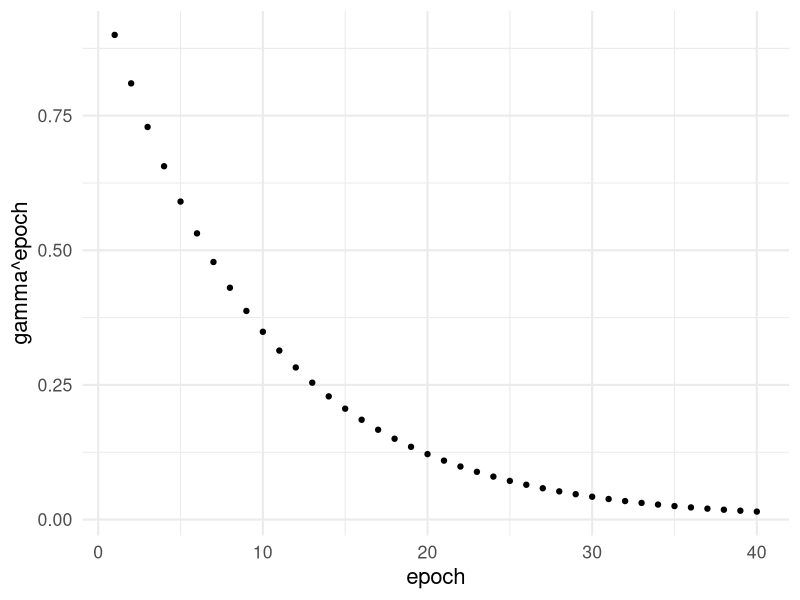
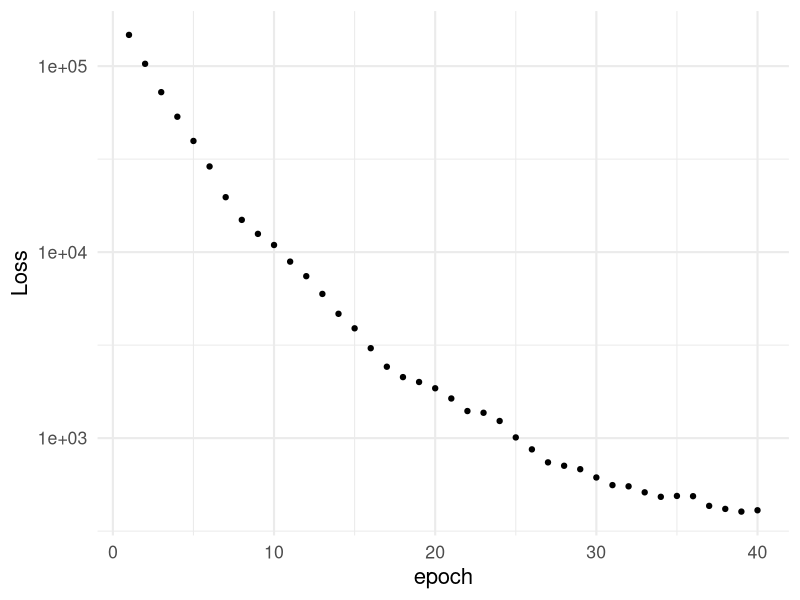
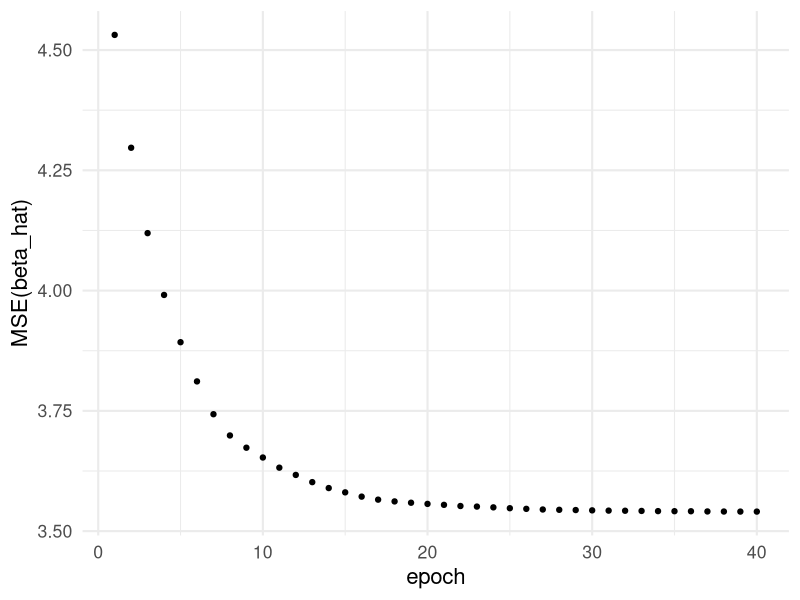
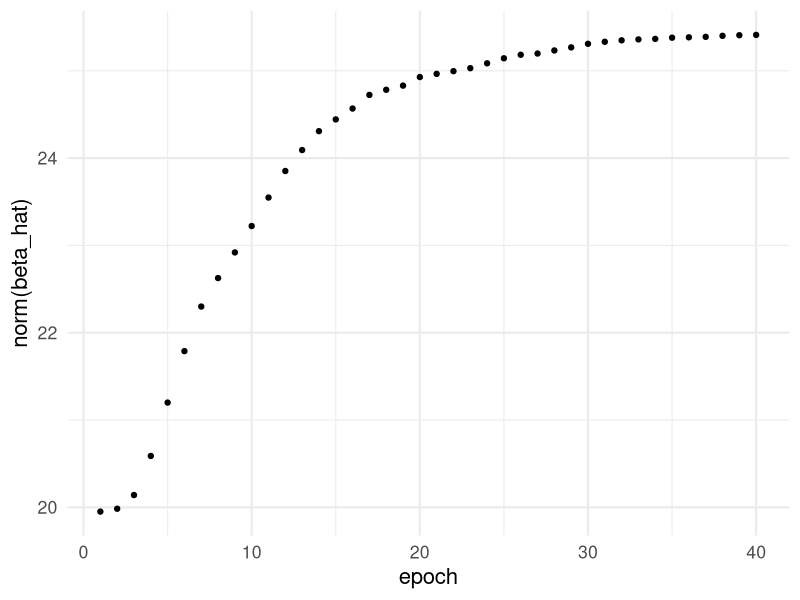
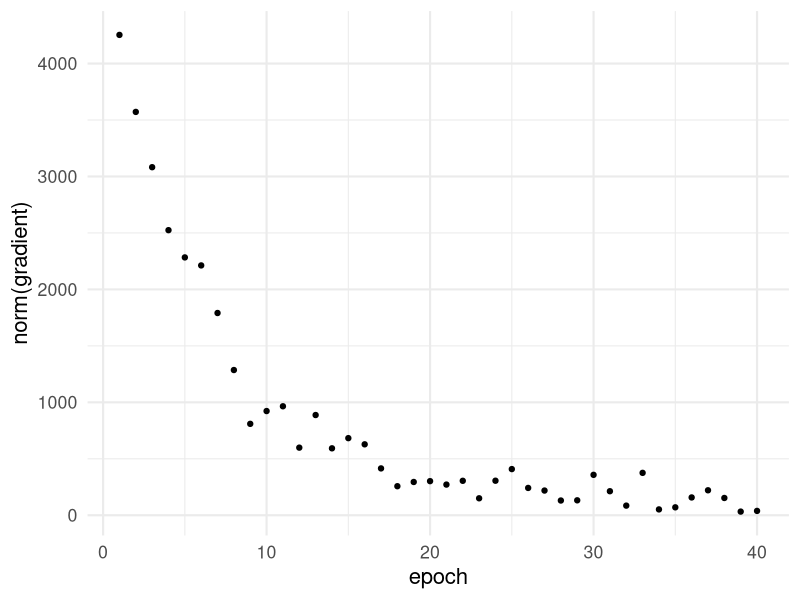
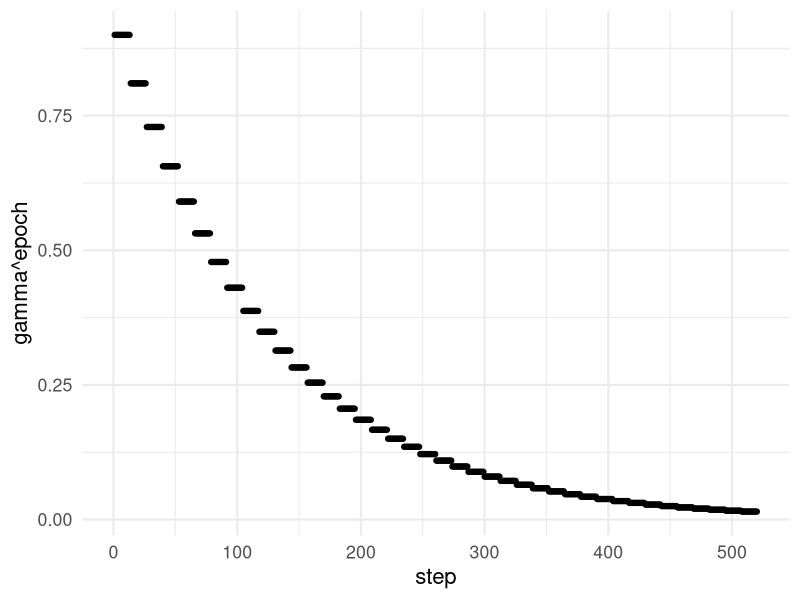
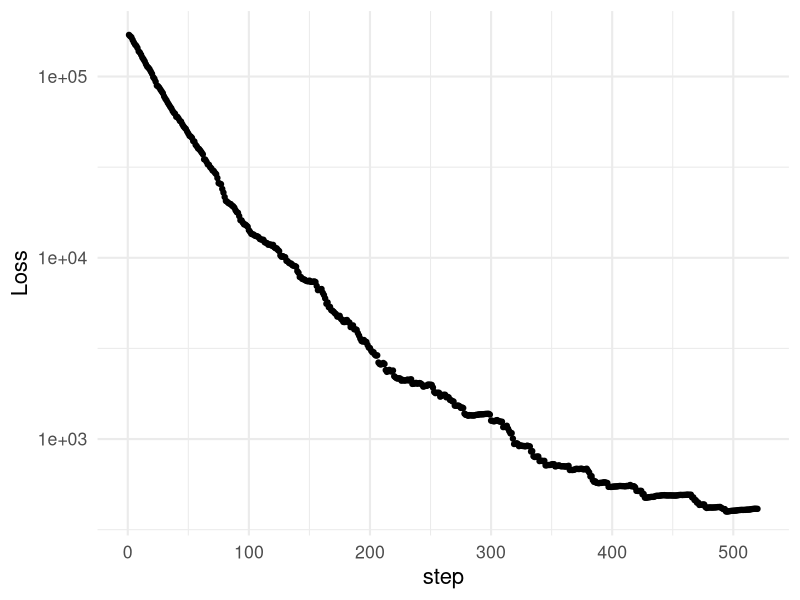
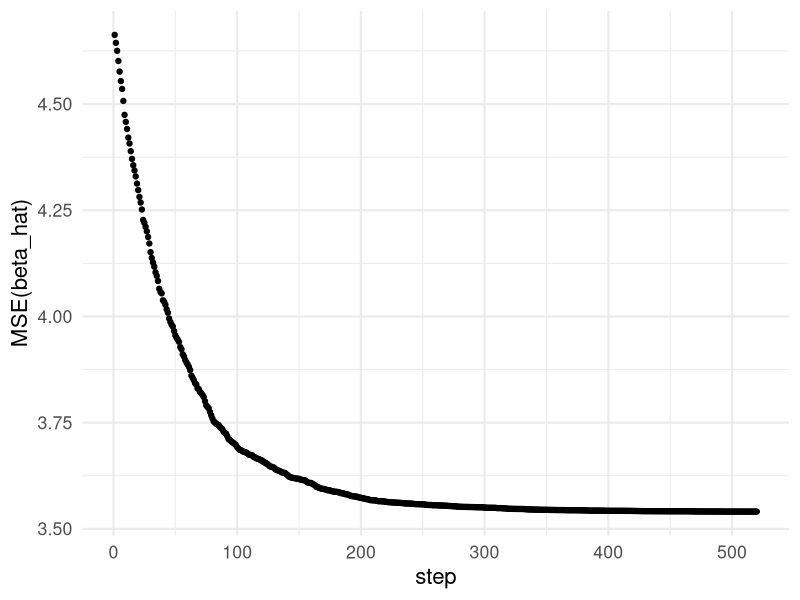

These figures' R source, in order: (Note: this script raises an error after producing the figures.)
## ---- chunk 1
knitr::opts_chunk$set(echo = TRUE)
library(tidyverse)
theme_set(theme_minimal(base_size = 16))
## ---- chunk 2
set.seed(1) # comment/uncomment/change this
n <- 100
p <- 400
X <- matrix(rnorm(n*p), nrow = n)
beta <- rpois(p, lambda = 1.5)
SGD_starting_beta <- rnorm(p) # generate once
#beta <- sample(c(-1, 0, 0, 1), p, replace = TRUE)
sigma <- 2
y <- X %*% beta + rnorm(n, sd = sigma)
# sparsity level
sum(beta != 0)
## ---- chunk 3
# Loss function
least_squares_loss <- function(x, y, beta) {
  residuals <- y - x %*% beta
  sum(residuals^2)
}
## ---- chunk 4
# Gradient of the loss function
least_squares_gradient <- function(x, y, beta) {
  residuals <- y - x %*% beta
  -2 * t(x) %*% residuals
}
## ---- chunk 5
batch_size <- 10
batch_indices <- sample(1:nrow(X), batch_size)
X_batch <- X[batch_indices, , drop = FALSE]
y_batch <- y[batch_indices]
gradient_batch <- least_squares_gradient(X_batch, y_batch, SGD_starting_beta)
dim(X_batch)
length(y_batch)
dim(gradient_batch)
## ---- chunk 6
epochs <- 40 # decrease for early stopping?
batch_size <- 8 # for batch SGD
gamma <- 0.9
beta_hat <- SGD_starting_beta # generated once above
#beta_hat <- rnorm(p) # random start
num_batches <- ceiling(n/batch_size)
steps <- epochs * num_batches
SGD_path <- data.frame(step = 1:steps,
                       epoch = numeric(steps),
                       gamma = numeric(steps),
                       loss = numeric(steps),
                       MSE = numeric(steps),
                       beta_hat_norm = numeric(steps),
                       gradient_norm = numeric(steps))
start_time <- Sys.time()
step <- 1
for (epoch in 1:epochs) {
  # Pass over sample in a random order each time
  shuffled_indices <- sample(1:n, n, replace = TRUE)
  
  for (batch in 1:num_batches) {
    batch_start <- 1 + batch_size * (batch - 1)
    batch_end <- min(batch_size * batch, nrow(X))
    batch_indices <- shuffled_indices[batch_start:batch_end]
   # Mini-batch
    X_batch <- X[batch_indices, , drop = FALSE]
    y_batch <- y[batch_indices]
    # Update beta_hat
   gradient_batch <- least_squares_gradient(X_batch, y_batch, beta_hat)
   gradient_norm <- sqrt(sum(gradient_batch^2))
   beta_hat <- beta_hat - gamma^epoch * gradient_batch / (1e-8 + gradient_norm)
   LS_loss <- least_squares_loss(X, y, beta_hat)

  # Store algorithm path information
  SGD_path[step, ] <- c(step,
                        epoch,
                        gamma^epoch,
                        LS_loss,
                        mean((beta_hat - beta)^2),
                        sqrt(sum(beta_hat^2)),
                        gradient_norm)
  step <- step + 1
  }
}

print(Sys.time() - start_time)
## ---- chunk 7
SGD_epoch <- SGD_path |>
  select(-step) |>
  group_by(epoch) |>
  summarize(across(where(is.numeric), mean))
SGD_epoch |>
  ggplot(aes(epoch, gamma)) + geom_point() +
  ylab("gamma^epoch")
SGD_epoch |>
  ggplot(aes(epoch, loss)) + geom_point() +
  ylab("Loss") + scale_y_log10()
SGD_epoch |>
  ggplot(aes(epoch, MSE)) + geom_point() +
  ylab("MSE(beta_hat)")
SGD_epoch |>
  ggplot(aes(epoch, beta_hat_norm)) + geom_point() +
  ylab("norm(beta_hat)")
SGD_epoch |>
  ggplot(aes(epoch, gradient_norm)) + geom_point() +
  ylab("norm(gradient)")
## ---- chunk 8
SGD_path |>
  ggplot(aes(step, gamma)) + geom_point() +
  ylab("gamma^epoch")
SGD_path |>
  ggplot(aes(step, loss)) + geom_point() +
  ylab("Loss") + scale_y_log10()
SGD_path |>
  ggplot(aes(step, MSE)) + geom_point() +
  ylab("MSE(beta_hat)")
SGD_path |>
  ggplot(aes(step, beta_hat_norm)) + geom_point() +
  ylab("norm(beta_hat)")
SGD_path |>
  ggplot(aes(step, gradient_norm)) + geom_point() +
  ylab("norm(gradient)")
## ---- chunk 9
data.frame(
  coordinate = c(1:p, 1:p),
  estimate = c(rep("initial", p), rep("final", p)),
  error = c(beta - SGD_starting_beta, beta - beta_hat)
) |>
  ggplot(aes(error^2, fill = estimate)) +
  geom_density(alpha = .7) +
  scale_fill_viridis_d()
## ---- chunk 10
# From algorithm starting point to end point
sqrt(sum((beta_hat - SGD_starting_beta)^2))
# From starting point to true beta
sqrt(sum((beta - SGD_starting_beta)^2))
# From end point to true beta
sqrt(sum((beta - beta_hat)^2))
## ---- chunk 11
batch_size = 32

sigmoid <- function(z) {
  1 / (1 + exp(-z))
}

BCE_loss <- function(y_true, y_pred) {
  #TO DO
  -mean(y_true * log(y_pred) + (1 - y_true) * log(1 - y_pred))
}

logistic_gradient <- function(y_true, y_pred, X){
  #TO DO
  -colMeans( X*(y_true-y_pred) )
}

sgd_logistic_regression <- function(train_data, lr = 0.01, epochs = 100) {
  X <- as.matrix(train_data[, c("Feature1", "Feature2")])
  y <- train_data$Class
  
  # Add intercept term
  X <- cbind(Intercept = 1, X)
  
  # Initialize weights
  beta_hat <- rep(0, ncol(X))
  
  n <- nrow(X)
  
  loss_history <- numeric(epochs)
  
  num_batches <- ceiling(n/batch_size)
  
  for (epoch in 1:epochs) {
    shuffled_indices <- sample(1:n, n, replace = TRUE)
    
    for (batch in 1:num_batches) {
    batch_start <- 1 + batch_size * (batch - 1)
    batch_end <- min(batch_size * batch, n)
    batch_indices <- shuffled_indices[batch_start:batch_end]
   # Mini-batch
    X_batch <- X[batch_indices, , drop = FALSE]
    y_batch <- y[batch_indices]
    
    # Update beta_hat
    z_batch <- X_batch %*% beta_hat
    y_pred <- as.vector(sigmoid(z_batch))
    
    gradient_batch <- logistic_gradient(y_batch, y_pred, X_batch)
    #gradient_batch <- -colMeans(X_batch*(y_batch-y_pred))
    gradient_norm <- sqrt(sum(gradient_batch^2))
   
    beta_hat <- beta_hat - lr * gradient_batch / (1e-8 + gradient_norm)
    entropy_loss <- BCE_loss(y_batch, y_pred)
   
  }

    if (epoch %% 10 == 0 || epoch == 1) {
      cat("Epoch:", epoch, "- Loss:", round(entropy_loss, 4), "\n")
    }
  }
  
  return(list(weights = beta_hat, loss_history = loss_history))
}

# Train the model
result <- sgd_logistic_regression(train_data, lr = 0.1, epochs = 100)
final_weights <- result$weights
loss_history <- result$loss_history

# Display final weights
cat("Final Weights:\n")
print(final_weights)
## ---- chunk 12
set.seed(123) 

n <- 500

# Generate Feature1 and Feature2 for Class 0
feature1_class0 <- rnorm(n, mean = 2, sd = 1)
feature2_class0 <- rnorm(n, mean = 2, sd = 1)

# Generate Feature1 and Feature2 for Class 1
feature1_class1 <- rnorm(n, mean = 4, sd = 1)
feature2_class1 <- rnorm(n, mean = 4, sd = 1)

# Combine into data frames
data_class0 <- data.frame(
  Feature1 = feature1_class0,
  Feature2 = feature2_class0,
  Class = 0
)

data_class1 <- data.frame(
  Feature1 = feature1_class1,
  Feature2 = feature2_class1,
  Class = 1
)

# Combine both classes into one dataset
data <- rbind(data_class0, data_class1)

# Introduce some overlap by adding noise
data$Feature1 <- data$Feature1 + rnorm(nrow(data), mean = 0, sd = 0.5)
data$Feature2 <- data$Feature2 + rnorm(nrow(data), mean = 0, sd = 0.5)

# Shuffle the dataset
data <- data[sample(nrow(data)), ]
ggplot(data, aes(x = Feature1, y = Feature2, color = factor(Class))) +
  geom_point(alpha = 0.7) +
  labs(title = "Simulated Binary Classification Dataset",
       x = "Feature 1",
       y = "Feature 2",
       color = "Class") +
  theme_minimal()

## ---- chunk 13
train_proportion <- 0.8
train_indices <- sample(1:nrow(data), size = train_proportion * nrow(data))

# Create training and testing sets
train_data <- data[train_indices, ]
test_data <- data[-train_indices, ]
## ---- chunk 14
batch_size = 32

sigmoid <- function(z) {
  1 / (1 + exp(-z))
}

BCE_loss <- function(y_true, y_pred) {
  #TO DO
}

logistic_gradient <- function(y_true, y_pred, X){
  #TO DO
}

sgd_logistic_regression <- function(train_data, lr = 0.01, epochs = 100) {
  X <- as.matrix(train_data[, c("Feature1", "Feature2")])
  y <- train_data$Class
  
  # Add intercept term
  X <- cbind(Intercept = 1, X)
  
  # Initialize weights
  beta_hat <- rep(0, ncol(X))
  
  n <- nrow(X)
  
  loss_history <- numeric(epochs)
  
  num_batches <- ceiling(n/batch_size)
  
  for (epoch in 1:epochs) {
    shuffled_indices <- sample(1:n, n, replace = TRUE)
    
    for (batch in 1:num_batches) {
    #TO DO
      
  }

    if (epoch %% 10 == 0 || epoch == 1) {
      cat("Epoch:", epoch, "- Loss:", round(entropy_loss, 4), "\n")
    }
  }
  
  return(list(weights = beta_hat, loss_history = loss_history))
}

# Train the model
result <- sgd_logistic_regression(train_data, lr = 0.1, epochs = 100)
final_weights <- result$weights
loss_history <- result$loss_history

# Display final weights
cat("Final Weights:\n")
print(final_weights)
## ---- chunk 15
X_test <- as.matrix(test_data[, c("Feature1", "Feature2")])
y_test <- test_data$Class

# Add intercept term
X_test <- cbind(Intercept = 1, X_test)

# Compute predictions
z_test <- X_test %*% final_weights
y_hat_test <- sigmoid(z_test)
predictions_test <- ifelse(y_hat_test >= 0.5, 1, 0)

# Calculate accuracy
accuracy_test <- mean(predictions_test == y_test)

beta0 <- final_weights[1]
beta1 <- final_weights[2]
beta2 <- final_weights[3]

# Define decision boundary function
decision_boundary <- function(x1) {
  -(beta0 + beta1 * x1) / beta2
}

x1_vals <- seq(min(train_data$Feature1) - 1, max(train_data$Feature1) + 1, length.out = 100)
x2_vals <- decision_boundary(x1_vals)
ggplot(test_data, aes(x = Feature1, y = Feature2, color = factor(Class))) +
  geom_point(alpha = 0.7) +
  # Add the decision boundary using a separate data frame
  geom_line(data = data.frame(Feature1 = x1_vals, Feature2 = x2_vals), 
            aes(x = Feature1, y = Feature2), 
            color = "black", size = 1) +
  labs(title = "Decision Boundary on Testing Data",
       x = "Feature 1",
       y = "Feature 2",
       color = "Class") +
  theme_minimal()



